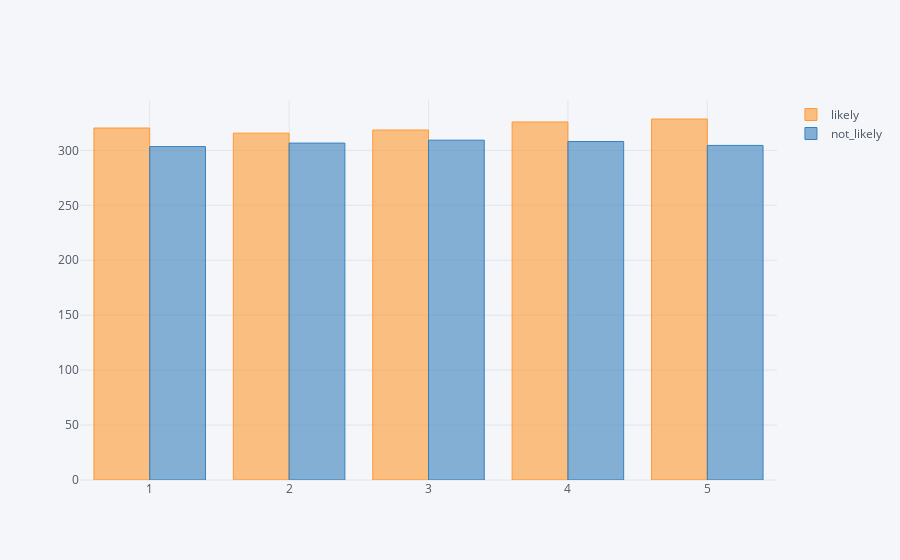

The notebook cell this image was saved under:
### Code cell
GRE_compare.iplot(kind='bar')

### Figure 1 — Plotly figure (JSON) as saved in the notebook; plotly's stock layout.template omitted (floating-point values rounded to 4 significant figures)
{"data": [{"marker": {"color": "rgba(255, 153, 51, 0.6)", "line": {"color": "rgba(255, 153, 51, 1.0)", "width": 1}}, "name": "likely", "orientation": "v", "text": "", "type": "bar", "uid": "c89a697b-3ac6-437a-864d-b48f633bdae2", "x": [1, 2, 3, 4, 5], "y": [320.3, 315.7, 318.5, 325.8, 328.5]}, {"marker": {"color": "rgba(55, 128, 191, 0.6)", "line": {"color": "rgba(55, 128, 191, 1.0)", "width": 1}}, "name": "not_likely", "orientation": "v", "text": "", "type": "bar", "uid": "bc54860a-0ca1-4b7a-bfc5-accdcc8cd646", "x": [1, 2, 3, 4, 5], "y": [303.4, 306.6, 309.3, 308.1, 304.5]}], "layout": {"legend": {"bgcolor": "#F5F6F9", "font": {"color": "#4D5663"}}, "paper_bgcolor": "#F5F6F9", "plot_bgcolor": "#F5F6F9", "title": {"font": {"color": "#4D5663"}}, "xaxis": {"gridcolor": "#E1E5ED", "showgrid": true, "tickfont": {"color": "#4D5663"}, "title": {"font": {"color": "#4D5663"}, "text": ""}, "zerolinecolor": "#E1E5ED"}, "yaxis": {"gridcolor": "#E1E5ED", "showgrid": true, "tickfont": {"color": "#4D5663"}, "title": {"font": {"color": "#4D5663"}, "text": ""}, "zerolinecolor": "#E1E5ED"}}}
